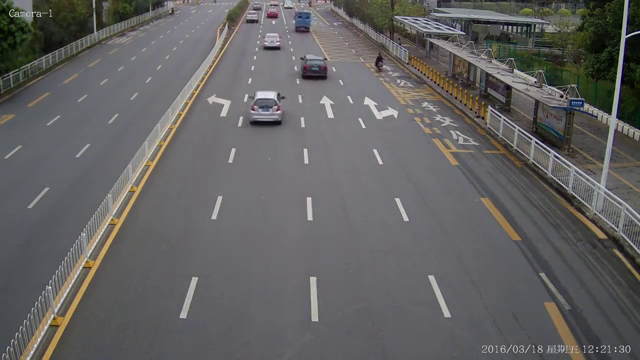
#> input picture frame 119 of cars.mp4, 640 x 360 px
$ python Dampil_MP2.py
#> lines starting #> are read from the running program, lines starting #| are printed output that depends on the picture; after the words box and inside, x2 and y2 are one past the last pixel; in counts of white or black regions, pixels touching at a corner belong together
import cv2
import numpy as np
import math

# Detection and tracking configuration
PIXELS_PER_METER = 8.8
FRAMES_PER_SECOND = 18
MIN_DETECTION_AREA = 2500
TRACKING_THRESHOLD = 150
DETECTION_CUTOFF_Y = 50
MAX_FRAMES_UNSEEN = 10
BBOX_SMOOTHING_ALPHA = 0.6
MIN_ASPECT_RATIO = 0.7
MAX_ASPECT_RATIO = 2.2

# Pre-create reusable preprocessing components

def preprocess_frame(gray):
    """Gentle CLAHE + Gaussian blur preprocessing"""
    clahe = cv2.createCLAHE(clipLimit=1.2, tileGridSize=(8, 8))
    enhanced = clahe.apply(gray)
    blurred = cv2.GaussianBlur(enhanced, (5, 5), 0)
    return blurred

class VehicleTracker:
    def __init__(self):
        self.vehicles = {}
        self.next_id = 0
        self.speeds = {}
        self.motion_history = {}
        self.smoothed_bboxes = {}

    # [28 lines left out: functions smooth_bbox, is_stationary, not called in this run]

    def update(self, detections, frame_number):
        """Update vehicle positions and calculate speeds"""
        # Pre-compute centroids
        centroids_data = [
            (x + w // 2, y + h, x, y, w, h)
            for x, y, w, h in detections
        ]

        if not self.vehicles:
            # Initialize new vehicles
            for i, (cx, cy, x, y, w, h) in enumerate(centroids_data):
                vid = self.next_id + i
                self.vehicles[vid] = {
                    'positions': [(cx, cy, frame_number)],
                    'bbox': (x, y, w, h),
                    'first_detected': frame_number
                }
                self.smoothed_bboxes[vid] = (x, y, w, h)
                self.motion_history[vid] = []
            self.next_id += len(centroids_data)
        else:
            # Match detections to existing vehicles
            threshold_sq = TRACKING_THRESHOLD ** 2  # Avoid sqrt computation
            matched = set()

            for cx, cy, x, y, w, h in centroids_data:
                min_dist_sq = float('inf')
                min_id = -1

                for vid, data in self.vehicles.items():
                    if vid in matched:
                        continue

                    lx, ly, _ = data['positions'][-1]
                    dist_sq = (cx - lx) ** 2 + (cy - ly) ** 2

                    if dist_sq < threshold_sq and dist_sq < min_dist_sq:
                        min_dist_sq = dist_sq
                        min_id = vid

                if min_id != -1:
                    # Update existing vehicle
                    smoothed_bbox = self.smooth_bbox(min_id, (x, y, w, h))
                    self.vehicles[min_id]['bbox'] = smoothed_bbox

                    sx, sy, sw, sh = smoothed_bbox
                    smooth_cx = sx + sw // 2
                    smooth_cy = sy + sh

                    last_pos = self.vehicles[min_id]['positions'][-1]
                    motion_dist_sq = (smooth_cx - last_pos[0]) ** 2 + (smooth_cy - last_pos[1]) ** 2

                    self.vehicles[min_id]['positions'].append((smooth_cx, smooth_cy, frame_number))

                    history = self.motion_history[min_id]
                    history.append(motion_dist_sq ** 0.5)
                    if len(history) > 30:
                        history.pop(0)

                    matched.add(min_id)
                else:
                    # New vehicle
                    self.vehicles[self.next_id] = {
                        'positions': [(cx, cy, frame_number)],
                        'bbox': (x, y, w, h),
                        'first_detected': frame_number
                    }
                    self.smoothed_bboxes[self.next_id] = (x, y, w, h)
                    self.motion_history[self.next_id] = []
                    self.next_id += 1

        # Remove old vehicles - use list comprehension for efficiency
        cutoff_frame = frame_number - MAX_FRAMES_UNSEEN
        to_remove = [
            vid for vid, data in self.vehicles.items()
            if data['positions'][-1][2] < cutoff_frame
        ]

        for vid in to_remove:
            self.speeds.pop(vid, None)
            self.smoothed_bboxes.pop(vid, None)
            self.motion_history.pop(vid, None)
            del self.vehicles[vid]

    # [36 lines left out: function calculate_speed, not called in this run]

    def get_display_info(self, current_frame_number):
        """Get vehicles and their speeds for display"""
        display_data = []

        for vid, data in self.vehicles.items():
            bbox = data['bbox']
            last_frame = data['positions'][-1][2]

            # Skip old detections
            if current_frame_number - last_frame > 5:
                continue

            # Skip if tracked for less than 2 frames
            if len(data['positions']) < 2:
                continue

            x, y, w, h = bbox

            # Calculate speed only if below detection cutoff and tracked long enough
            speed = None
            if y + h > DETECTION_CUTOFF_Y and len(data['positions']) >= 8:
                speed = self.calculate_speed(vid)

            # Determine if stationary
            is_stationary = self.is_stationary(vid)

            # Store speed if valid and moving
            if speed is not None and speed > 2 and not is_stationary:
                self.speeds[vid] = speed
                speed_text = f"{int(speed)} km/h"
            else:
                if vid in self.speeds:
                    del self.speeds[vid]
                speed_text = "..."

            display_data.append({
                'id': vid,
                'bbox': bbox,
                'speed': speed_text,
                'has_speed': vid in self.speeds
            })

        return self._filter_duplicate_vehicles(display_data)

    def _filter_duplicate_vehicles(self, display_data):
        """Filter out duplicate detections of the same vehicle, keep only smallest bbox in each group"""
        if len(display_data) <= 1:
            return display_data

        GROUPING_DISTANCE_SQ = 80 ** 2  # Pre-compute squared distance
        grouped = []
        used = set()

        for i, vehicle in enumerate(display_data):
            if i in used:
                continue

            group = [vehicle]
            x1, y1, w1, h1 = vehicle['bbox']
            cx1 = x1 + w1 // 2
            cy1 = y1 + h1 // 2

            # Find all nearby vehicles
            for j in range(i + 1, len(display_data)):
                if j in used:
                    continue

                other = display_data[j]
                x2, y2, w2, h2 = other['bbox']
                cx2 = x2 + w2 // 2
                cy2 = y2 + h2 // 2

                # Use squared distance to avoid sqrt
                dist_sq = (cx1 - cx2) ** 2 + (cy1 - cy2) ** 2

                if dist_sq < GROUPING_DISTANCE_SQ:
                    group.append(other)
                    used.add(j)

            # Keep vehicle with speed, else smallest bbox
            best = next((v for v in group if v['has_speed']), None)
            if best is None:
                best = min(group, key=lambda v: v['bbox'][2] * v['bbox'][3])

            grouped.append(best)
            used.add(i)

        return grouped

def main():
    # Load Haar Cascade
    car_cascade = cv2.CascadeClassifier('cars_haar.xml')

    # Open video
    cap = cv2.VideoCapture('cars.mp4')

    if not cap.isOpened():
        print("Error: Could not open video file")
        return

    # Get video properties
    width = int(cap.get(cv2.CAP_PROP_FRAME_WIDTH))
    height = int(cap.get(cv2.CAP_PROP_FRAME_HEIGHT))

    # Initialize tracker
    tracker = VehicleTracker()

    # Video writer (optional - to save output)
    fourcc = cv2.VideoWriter_fourcc(*'mp4v')
    out = cv2.VideoWriter('output_speed.mp4', fourcc, FRAMES_PER_SECOND, (width, height))

    frame_number = 0

    print("Processing video... Press 'q' to quit")

    while True:
        ret, frame = cap.read()
#> frame is the input picture: shape (360, 640, 3); mean B, G, R 97.6, 97.6, 99

        if not ret:
            break

        frame_number += 1

        # Convert to grayscale for detection
        gray = cv2.cvtColor(frame, cv2.COLOR_BGR2GRAY)
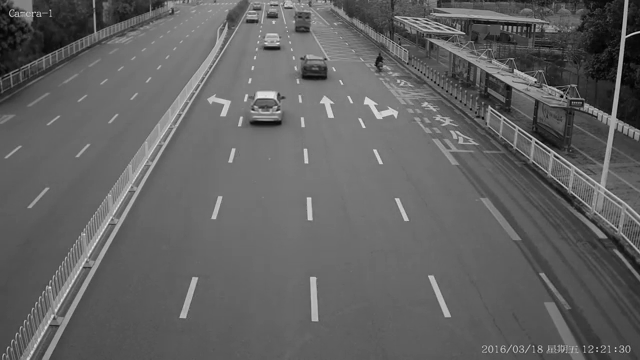
#> gray: shape (360, 640); min 1, max 235, mean 98

        # Apply preprocessing to improve detection
        gray = preprocess_frame(gray)
#> in preprocess_frame, `enhanced = clahe.apply(gray)`:
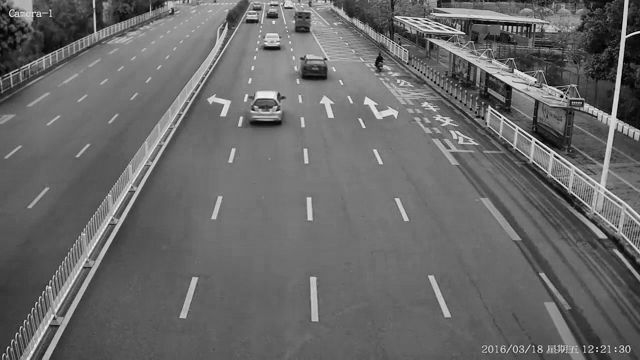
#> enhanced: shape (360, 640); min 1, max 244, mean 104.8
#> in preprocess_frame, `blurred = cv2.GaussianBlur(enhanced, (5, 5), 0)`:
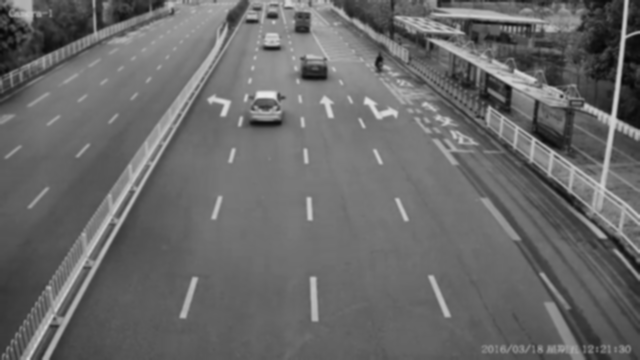
#> blurred: shape (360, 640); min 6, max 234, mean 104.8

        # Detect vehicles - more conservative parameters
        cars = car_cascade.detectMultiScale(
            gray,
            scaleFactor=1.1,      # Increased from 1.05 (less sensitive)
            minNeighbors=10,      # Increased from 8 (stricter grouping)
            minSize=(50, 50),     # Increased from (40, 40) (larger minimum)
            flags=cv2.CASCADE_SCALE_IMAGE
        )
#> cars = [[238, 68, 61, 61]]

        # Filter detections by area and aspect ratio (vectorized)
        valid_cars = [
            (x, y, w, h) for x, y, w, h in cars
            if MIN_DETECTION_AREA <= w * h and
               MIN_ASPECT_RATIO <= (w / h if h > 0 else 0) <= MAX_ASPECT_RATIO
        ]
#> valid_cars = [(238, 68, 61, 61)]

        # Update tracker with filtered detections
        tracker.update(valid_cars, frame_number)
#> in update, `centroids_data = [ (x + w // 2, y + h, x, y, w, h) for x, y, w, h in d..`: centroids_data = [(268, 129, 238, 68, 61, 61)]
#> the loop in update, `for i, (cx, cy, x, y, w, h) in enumerate(centroids_data):` made 1 pass
#> (cx, cy, x, y, w, h, vid) on pass 1: (268, 129, 238, 68, 61, 61, 0)
#> after the loop in update, `for i, (cx, cy, x, y, w, h) in enumerate(centroids_data):`: self.motion_history = {0: []}; self.smoothed_bboxes = {0: (238, 68, 61, 61)}; self.vehicles = 1 item
#> in update, `self.next_id += len(centroids_data)`: self.next_id = 1
#> in update, `to_remove = [ vid for vid, data in self.vehicles.items() if data['posi..`: to_remove = []
#> after the loop in update, `for vid in to_remove:`: self.speeds = 0 items

        # Get display information
        display_data = tracker.get_display_info(frame_number)
#> the loop in get_display_info, `for vid, data in self.vehicles.items():` made 1 pass
#> (vid, bbox, last_frame) on pass 1: (0, (238, 68, 61, 61), 1)
#> after the loop in get_display_info, `for vid, data in self.vehicles.items():`: display_data = []
#> display_data = []

        # Draw vehicles
        for vehicle in display_data:
            x, y, w, h = vehicle['bbox']
            cv2.rectangle(frame, (x, y), (x + w, y + h), (0, 255, 0), 2)

            if y + h > DETECTION_CUTOFF_Y:
                cv2.putText(frame, vehicle['speed'], (x, y - 10),
                            cv2.FONT_HERSHEY_SIMPLEX, 0.5, (0, 0, 255), 2)
#> this loop made 0 passes

        # Display info
        cv2.putText(frame, f"Frame: {frame_number} | Vehicles: {len(display_data)}",
                    (10, 30), cv2.FONT_HERSHEY_SIMPLEX, 0.7, (255, 255, 255), 2)
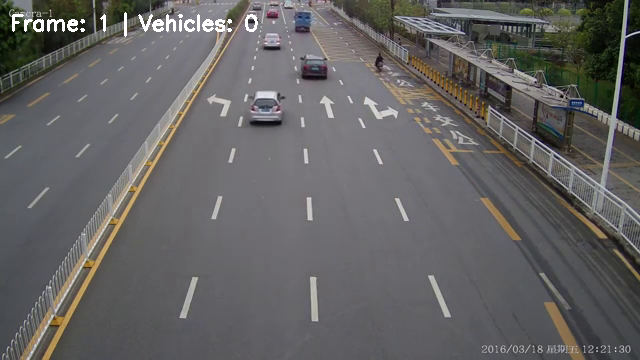
#> frame: shape (360, 640, 3); 0.63% of pixels changed, all inside (x1, y1, x2, y2) = (12, 12, 258, 37)

        # Write frame
        out.write(frame)

        # Display
        cv2.imshow('Vehicle Speed Tracker', frame)

        # Check for quit
        if cv2.waitKey(30) & 0xFF == ord('q'):
#> (key q is pressed here)
            break

    # Cleanup
    cap.release()
    out.release()
    cv2.destroyAllWindows()

    # Print summary
    print("\n=== Speed Detection Summary ===")
    print(f"Total tracked vehicles: {tracker.next_id}")
#| Total tracked vehicles: 1
    for vid, speed in sorted(tracker.speeds.items()):
        print(f"  Vehicle {vid}: {speed:.2f} km/h")

if __name__ == "__main__":
    main()

$ run again, starting later in the video
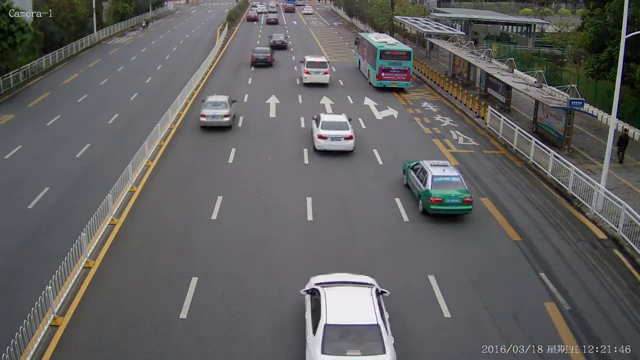
#> input picture frame 535 of cars.mp4, 640 x 360 px
#> in main, frame is the input picture: shape (360, 640, 3); mean B, G, R 96.3, 96.1, 97.1
#> in preprocess_frame, `blurred = cv2.GaussianBlur(enhanced, (5, 5), 0)`:
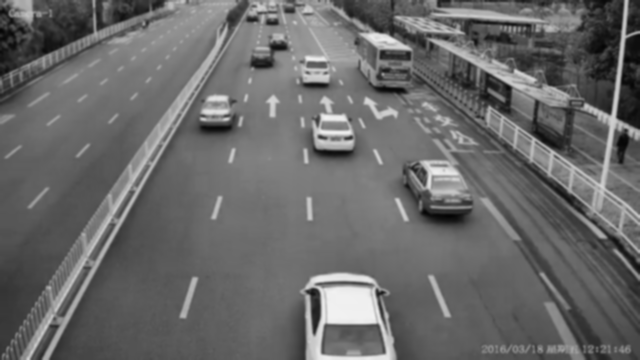
#> blurred: shape (360, 640); min 3, max 242, mean 104.9
#> cars = [[189, 76, 58, 58], [307, 103, 59, 59], [417, 165, 58, 58]]
#> valid_cars = [(189, 76, 58, 58), (307, 103, 59, 59), (417, 165, 58, 58)]
#> centroids_data = [(218, 134, 189, 76, 58, 58), (336, 162, 307, 103, 59, 59), (446, 223, 417, 165, 58, 58)]
#> the loop in update, `for i, (cx, cy, x, y, w, h) in enumerate(centroids_data):` made 3 passes
#> after the loop in update, `for i, (cx, cy, x, y, w, h) in enumerate(centroids_data):`: self.motion_history = {0: [], 1: [], 2: []}; self.smoothed_bboxes = {0: (189, 76, 58, 58), 1: (307, 103, 59, 59), 2: (417, 165, 58, 58)}; self.vehicles = 3 items
#> self.next_id = 3
#> to_remove = []
#> after the loop in update, `for vid in to_remove:`: self.speeds = 0 items
#> the loop in get_display_info, `for vid, data in self.vehicles.items():` made 3 passes
#> after the loop in get_display_info, `for vid, data in self.vehicles.items():`: display_data = []
#> in main, `cv2.putText(frame, f"Frame: {frame_number} | Vehicles: {len(display_da..`:
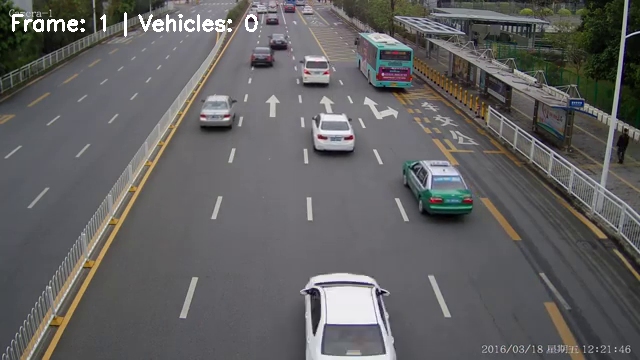
#> frame: shape (360, 640, 3); 0.63% of pixels changed, all inside (x1, y1, x2, y2) = (12, 12, 258, 37)
#| Total tracked vehicles: 3

$ run again, starting later in the video
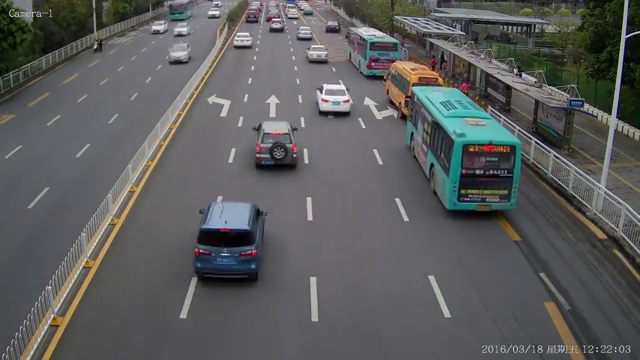
#> input picture frame 952 of cars.mp4, 640 x 360 px
#> in main, frame is the input picture: shape (360, 640, 3); mean B, G, R 92.3, 92.6, 91.9
#> in preprocess_frame, `blurred = cv2.GaussianBlur(enhanced, (5, 5), 0)`:
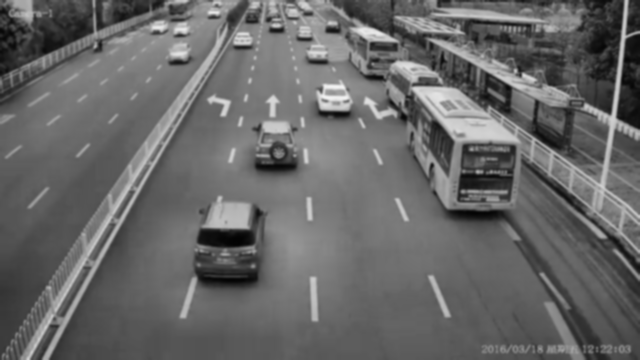
#> blurred: shape (360, 640); min 3, max 241, mean 103.3
#> cars = [[248, 116, 56, 56], [451, 164, 63, 63], [195, 219, 69, 69], [438, 105, 90, 90]]
#> valid_cars = [(248, 116, 56, 56), (451, 164, 63, 63), (195, 219, 69, 69), (438, 105, 90, 90)]
#> centroids_data = [(276, 172, 248, 116, 56, 56), (482, 227, 451, 164, 63, 63), (229, 288, 195, 219, 69, 69), (483, 195, 438, 105, 90, 90)]
#> the loop in update, `for i, (cx, cy, x, y, w, h) in enumerate(centroids_data):` made 4 passes
#> after the loop in update, `for i, (cx, cy, x, y, w, h) in enumerate(centroids_data):`: self.motion_history = {0: [], 1: [], 2: [], 3: []}; self.smoothed_bboxes = {0: (248, 116, 56, 56), 1: (451, 164, 63, 63), 2: (195, 219, 69, 69), 3: (438, 105, 90, 90)}; self.vehicles = 4 items
#> self.next_id = 4
#> to_remove = []
#> after the loop in update, `for vid in to_remove:`: self.speeds = 0 items
#> the loop in get_display_info, `for vid, data in self.vehicles.items():` made 4 passes
#> after the loop in get_display_info, `for vid, data in self.vehicles.items():`: display_data = []
#> in main, `cv2.putText(frame, f"Frame: {frame_number} | Vehicles: {len(display_da..`:
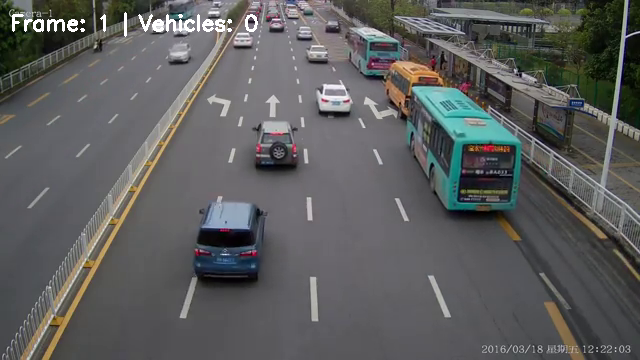
#> frame: shape (360, 640, 3); 0.63% of pixels changed, all inside (x1, y1, x2, y2) = (12, 12, 258, 37)
#| Total tracked vehicles: 4
